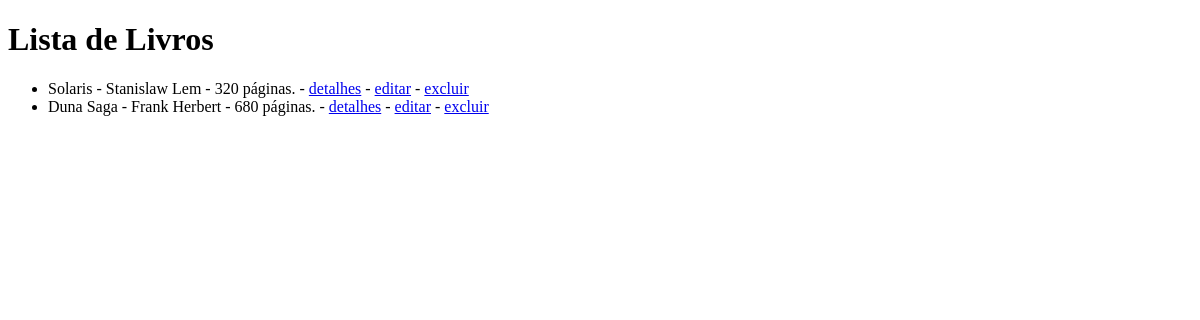
Page /book/list/ on the earlier database version.
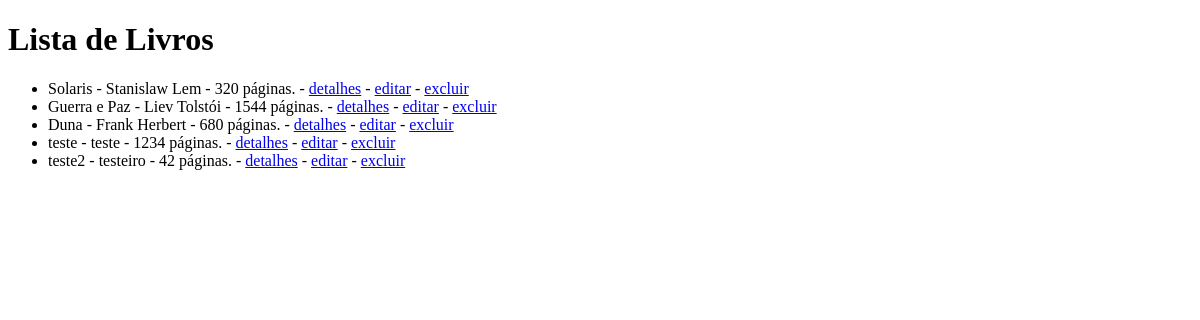
Same page on the later database version.
### app/models.py (models this page shows, shortened)
class Book(models.Model):
    title = models.CharField(max_length=100)
    author = models.CharField(max_length=100)
    pages = models.IntegerField()
    published_date = models.DateField()

### app/views.py (the view)
# urls.py: path("book/list/", BooklistView.as_view(), name='book_list'),
class BooklistView(ListView):
    model = Book
    template_name = "app/book_list.html"
    context_object_name = "books"

### app/templates/app/book_list.html (shortened to what this page needs)
<!DOCTYPE html>
<html lang="pt-br">
<head>
</head>
<body>
    <h1>Lista de Livros</h1>
    <ul>
        {% for book in books %}
            <li>{{book.title}} - {{book.author}} - {{book.pages}} páginas. - <a href="/book/{{book.id}}" >detalhes</a> - <a href="/book/edit/{{book.id}}" >editar</a> - <a href="/book/delete/{{book.id}}" >excluir</a> </li>
        {% empty %}
            <li>Nenhum livro cadastrado!</li>
        {% endfor %}
    </ul>
</body>
</html>

Differences in the rows shown:
removed Book: title "Duna Saga", author "Frank Herbert", pages "680"
added Book: title "Guerra e Paz", author "Liev Tolstói", pages "1544"
added Book: title "Duna", author "Frank Herbert", pages "680"
added Book: title "teste", author "teste", pages "1234"
added Book: title "teste2", author "testeiro", pages "42"
